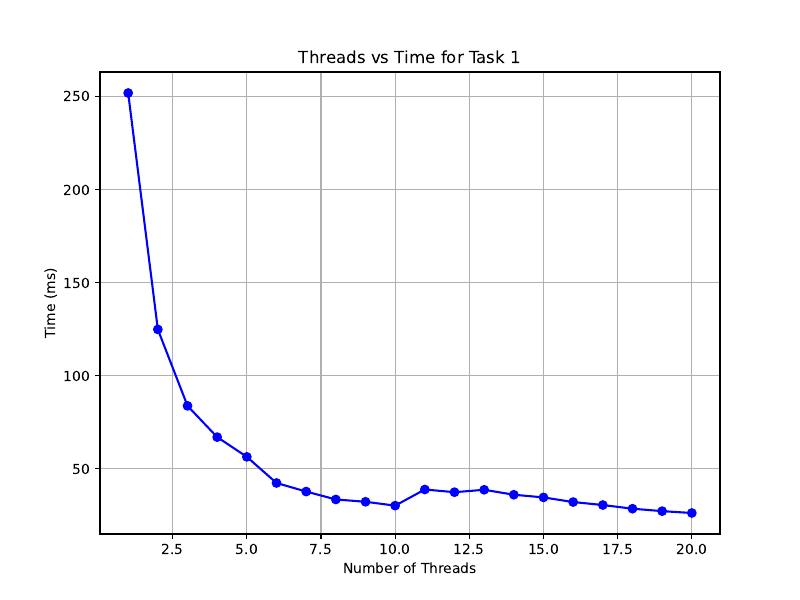

Source code (Python):
import matplotlib.pyplot as plt

# Data: thread counts and corresponding times in milliseconds
threads = list(range(1, 21))
times = [
    251.983, 124.94, 83.8743, 67.0746, 56.4641, 42.4258, 37.8214, 33.5774, 
    32.3255, 30.2553, 38.9272, 37.4728, 38.7733, 36.1111, 34.6684, 32.1828, 
    30.5802, 28.607, 27.2935, 26.2977
]

# Plotting thread count vs time
plt.figure(figsize=(8, 6))
plt.plot(threads, times, marker='o', linestyle='-', color='b')
plt.title('Threads vs Time for Task 1')
plt.xlabel('Number of Threads')
plt.ylabel('Time (ms)')
plt.grid(True)

# Save the plot as task1.pdf
plt.savefig("./task1.pdf")

# Display the plot
plt.show()
